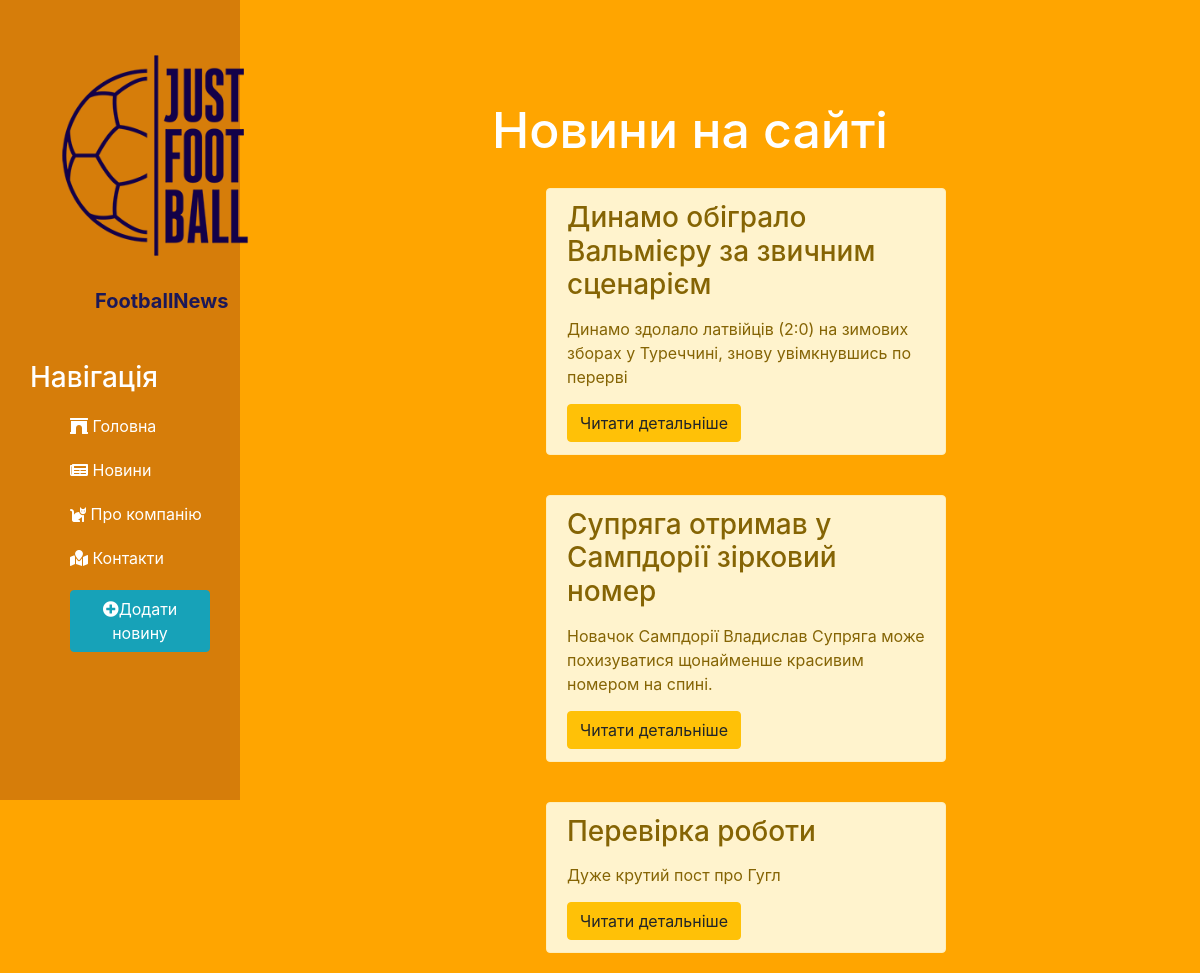
The page /news/ on the database as committed earlier.
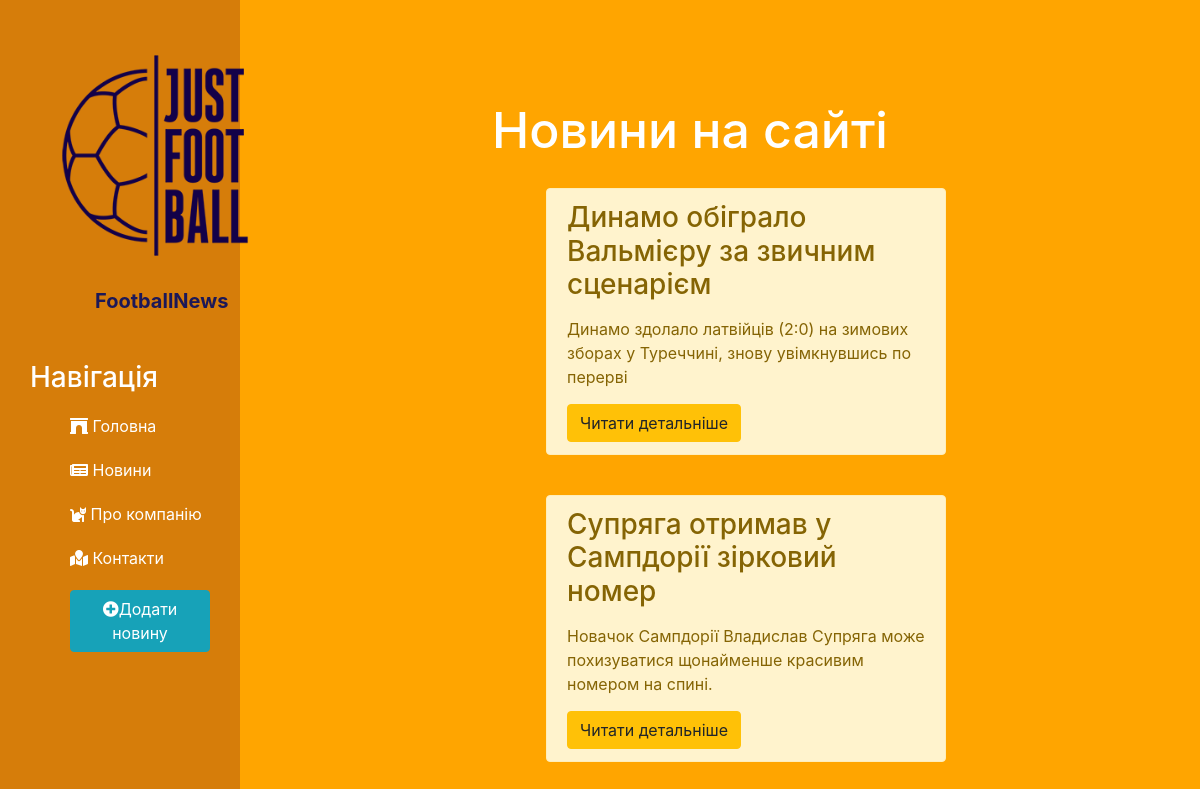
The same page on the database as committed later.
### news/models.py (models this page shows, shortened)
class Articles(models.Model):
    title = models.CharField('Назва', max_length = 50)
    anons = models.CharField('Анонс', max_length=250)
    full_text = models.TextField('Текст статті')
    date = models.DateTimeField('Дата публікації')
    def __str__(self):
        return self.title
    class Meta:
        verbose_name = 'Новина'
        verbose_name_plural = 'Новини'

### news/views.py (the view)
# urls.py: path('',views.news_home, name = 'news_home'),
def news_home(request):
    news = Articles.objects.order_by('-date')
    return render(request, 'news/news_home.html',{'news': news})

### news/templates/news/news_home.html (shortened to what this page needs)
{%extends 'main/layout.html' %}
{% block content %}
    <div class="features">
        <h1>Новини на сайті</h1>
        {% for el in news %}
            <div class="alert alert-warning">
                <h3>{{ el.title }}</h3>
                <p>{{ el.anons }}</p>
                <a href="{% url 'news-detail' el.id %}" class="btn btn-warning">Читати детальніше</a>
            </div>
        {% endfor %}
    </div>
{% endblock %}

### main/templates/main/layout.html (shortened to what this page needs)
{% load static %}
<!doctype html>
<html lang="en">
<head>
    <link rel="stylesheet" href="https://cdn.jsdelivr.net/npm/bootstrap@4.6.1/dist/css/bootstrap.min.css">
    <link rel="stylesheet" href="{% static 'main/css/main.css' %}">
    <link rel="stylesheet" href="https://use.fontawesome.com/releases/v5.8.2/css/all.css">
</head>
<body>
    <aside>
        <img src="{% static 'main/img/JF-Logo-blue-1x.png' %}" alt="Логотип">
        <span class="logo">FootballNews</span>
        <h3>Навігація</h3>
        <ul>
            <a href="{% url 'home' %}"><li><i class="fas fa-archway"></i> Головна</li></a>
            <a href="{% url 'news_home' %}"><li><i class="fas fa-newspaper"></i> Новини</li></a>
            <a href="{% url 'about' %}"><li><i class="fas fa-cat"></i> Про компанію</li></a>
            <a href="{% url 'contacts' %}"><li><i class="fas fa-map-marked"></i> Контакти</li></a>
            <a href="{% url 'create' %}"><li><button class="btn btn-info"><i class="fas fa-plus-circle"></i>Додати новину</button></li></a>
        </ul>
    </aside>
    <main>
        {% block content %}
        {% endblock %}
    </main>
</body>
</html>

### main/static/main/css/main.css (style rules this page uses)
body { background: orange; }
aside { float: left; background: #D67D0A; width: 20%; padding: 2.5%; height: 100vh; color: #fff; bodrer-right: 5px solid #4d4d4d; }
aside img { width: 250px; float: left; }
aside .logo { color: #1C1858; font-size: 20px; margin-left: 65px; font-weight: bold; position: relative; top: 5px; }
aside h3 { margin-top: 50px; font-size: 28px; }
aside ul { list-style: none }
aside ul li { color: #fff; display: block; margin-top: 20px; transition: transform .6s ease; }
main .features { float: left; color: #fff; margin-top: 100px; text-align: center; width: 75%; }
main .features h1 { font-size: 50px; }
main .features p { max-width: 400px; margin: 15px auto }
.alert-warning { float:left; clear: both; width: 400px; margin: 20px 34%; text-align: left; }

Rows that differ between the two databases and show on the page:
removed Articles: title "Перевірка роботи", anons "Дуже крутий пост про Гугл"
